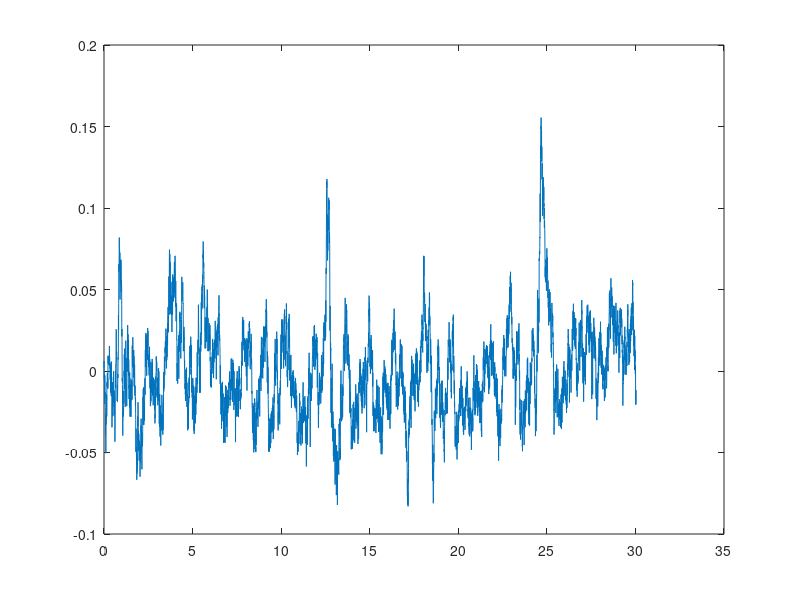

Recreate this plot in MATLAB. (Note: this script raises an error after producing the figure.)
load('EEGdata_assignment4.mat');

%Input Time-Domain Waveform Plot
n = 0:(length(EEGa4)-1);
t = n/Fs;
%figure
load('EEGdata_assignment4.mat');

%Input Time-Domain Waveform Plot
n = 0:(length(EEGa4)-1);
t = n/Fs;
figure
plot(t,EEGa4)

%Magnitude and Phase spectra of the Input Waveform
[M,ph,f] = fourier_dt(EEGa4,Fs,'half');
figure('Name', 'Magnitude and Phase Spectra of EEG Input', 'NumberTitle', 'off');
subplot(2,1,1);
plot(f, M)
ylabel('|X(f)| (mV)');
title('Magnitude Spectra of EEG Input');
subplot(2,1,2);
plot(f,ph)
ylabel('\angleX(f)')
title('Phase Spectra of EEG Input');
xlabel('f (Hz)');

%Output Time-Domain with Filter against Input Time-Domain
y = filter(Hd_EEG_IIR,EEGa4);
figure
plot(t,y)
hold on
plot(t,EEGa4)
shg

%Magnitude and Phase spectra of Output Waveform
[My,phy,fy] = fourier_dt(y,Fs,'half');
figure('Name', 'Magnitude and Phase Spectra of EEG Input and IIR Filter Output Comparison', 'NumberTitle', 'off');
subplot(2,1,1);
plot(f, M)
ylabel('|X(f)| (mV)');
title('Magnitude Spectra of EEG Input and IIR Filter Output Comparison');
hold on
plot(fy,My)
shg
subplot(2,1,2);
plot(f,ph)
ylabel('\angleX(f)')
title('Phase Spectra of EEG Input and IIR Filter Output Comparison');
xlabel('f (Hz)');
hold on
plot(fy,phy)
shg
